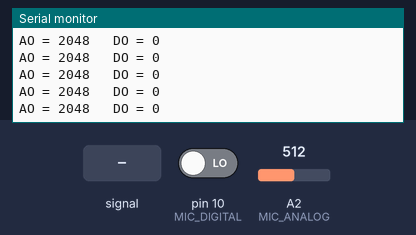
Bench run of a sketch on a simulated Arduino Uno, built for the host (arithmetic inside an expression is 32-bit, double 64-bit). Shown: the last lines printed to the serial monitor. The test bench sets the inputs (shaded band); at power-on: A2 (MIC_ANALOG) = 512, pin 10 (MIC_DIGITAL) LOW (analog values on the 0–1023 scale).

Above: at 1.2 s.
1.3 s: A2 (MIC_ANALOG) fed a 200 Hz sine of ±81 counts around its level
At 2.0 s:
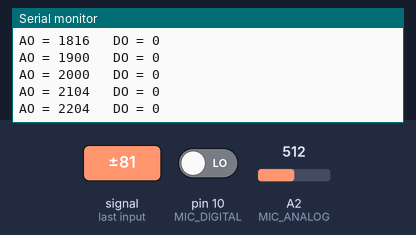
2.8 s: A2 (MIC_ANALOG) set to 716
At 3.8 s:
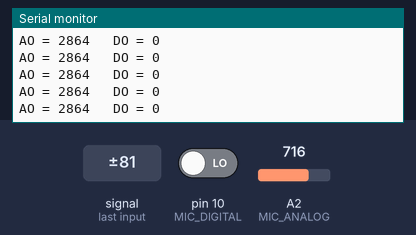
4.3 s: pin 10 (MIC_DIGITAL) driven HIGH
At 5.3 s:
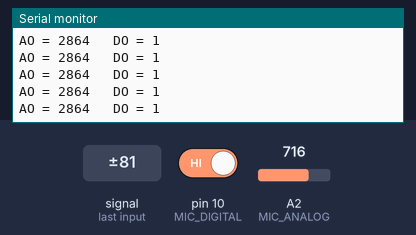
5.8 s: A2 (MIC_ANALOG) fed a 1000 Hz sine of ±255 counts around its level
At 6.4 s:
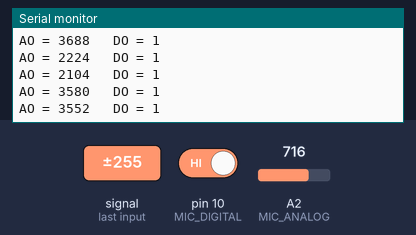
7.3 s: A2 (MIC_ANALOG) set to 511
At 8.1 s:
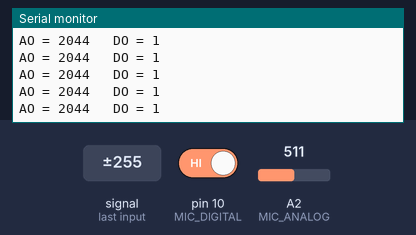
8.8 s: pin 10 (MIC_DIGITAL) driven LOW
At 9.5 s:
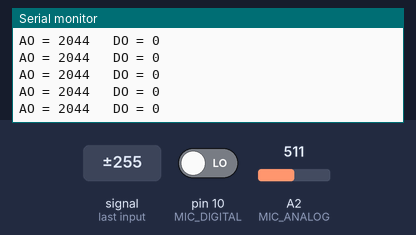
Timing chart, 0 to 11.3 s (numbered marks = the images above; inputs shaded):
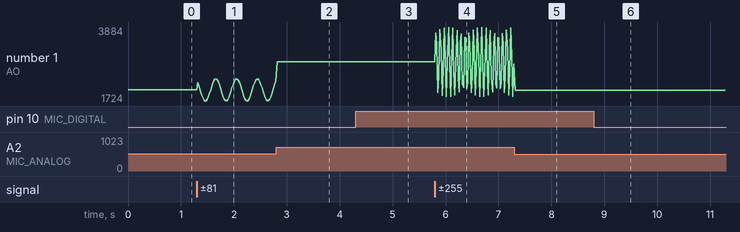

The sketch:

microphone_test.ino
```cpp
const int MIC_ANALOG = 2;   // KY-037 AO
const int MIC_DIGITAL = 10; // KY-037 DO

void setup() {
  Serial.begin(115200);

  pinMode(MIC_DIGITAL, INPUT);
  analogReadResolution(12); // ESP32-C3: 0–4095
}

void loop() {
  int analogValue = analogRead(MIC_ANALOG);
  int digitalValue = digitalRead(MIC_DIGITAL);

  Serial.print("AO = ");
  Serial.print(analogValue);
  Serial.print("   DO = ");
  Serial.println(digitalValue);

  delay(20);
}
```

Measured:
- after the input at 1.3 s, the serial monitor: prints a new line at once (image 1)
- after the input at 4.3 s, the serial monitor: prints a new line at once (image 3)
- after the input at 5.8 s, the serial monitor: prints a new line at once (image 4)
- after the input at 7.3 s, the serial monitor: prints a new line at once (image 5)
- after the input at 8.8 s, the serial monitor: prints a new line at once (image 6)
- plotted number 1: 2048 → 2300 after the input at 1.3 s, 2864 → 2812 after the input at 5.8 s, 2812 → 2044 after the input at 7.3 s
